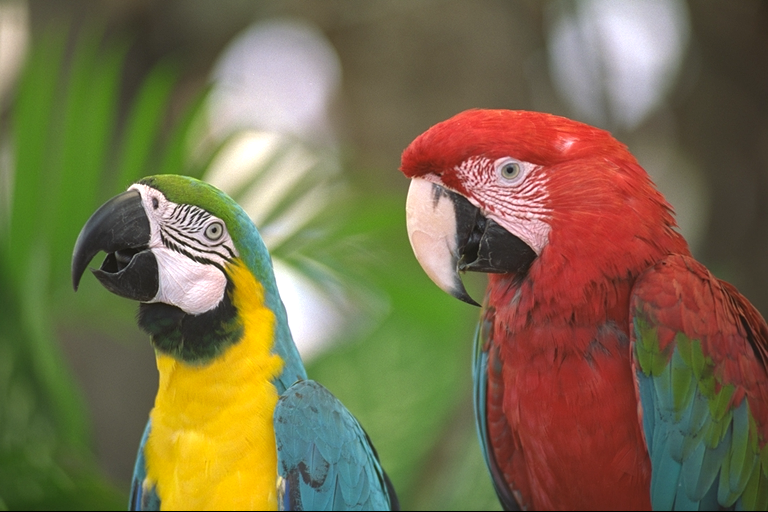
#> input picture TSKS24-Signals-and-Images/Lab4/image1.png, 768 x 512 px
$ python DemoC.py   (older library calls are emulated)
#> lines starting #> are read from the running program, lines starting #| are printed output that depends on the picture; long printed decimals are rounded
#> further down, im1_bgr is the input picture: shape (512, 768, 3); mean B, G, R 75.8, 109.6, 121.7
### TSKS24-Signals-and-Images/Lab4/jpeglab.py
# JPEG lab module

import numpy as np
import sys
def rgb2ycbcr(r, g=0, b=0):
#> called with g = 0, b = 0
    if r.ndim == 3:
        g = r[:,:,1]
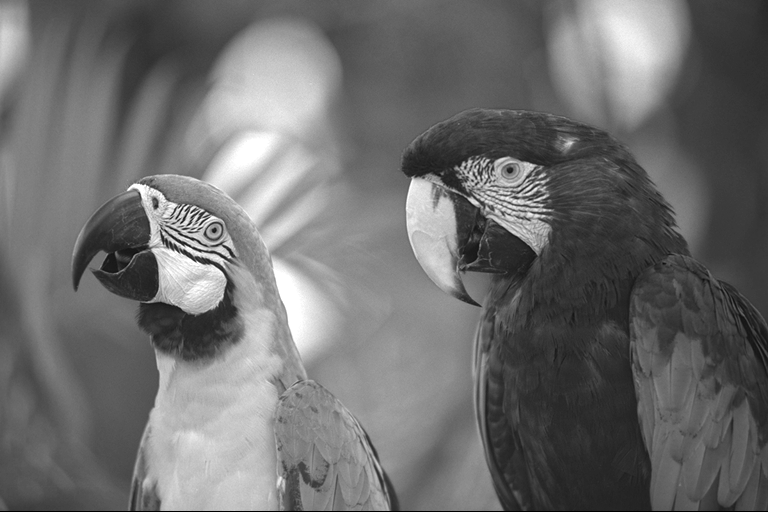
#> g: shape (512, 768); min 0, max 255, mean 109.6
        b = r[:,:,2]
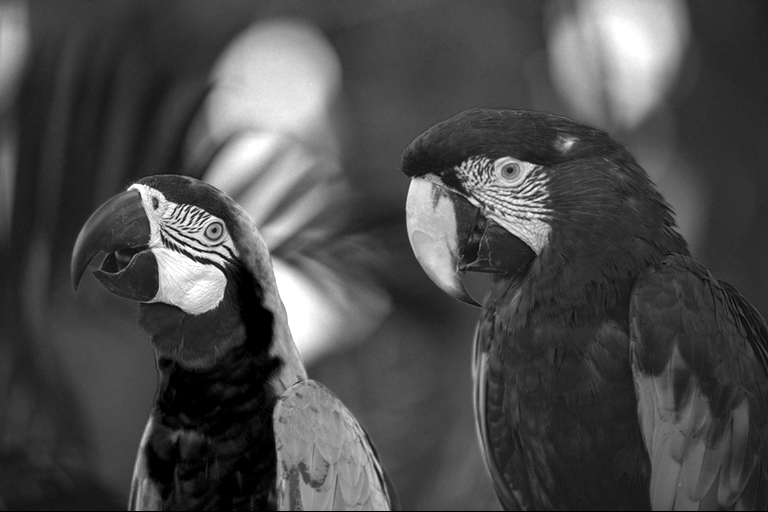
#> b: shape (512, 768); min 0, max 255, mean 75.8
        r = r[:,:,0]
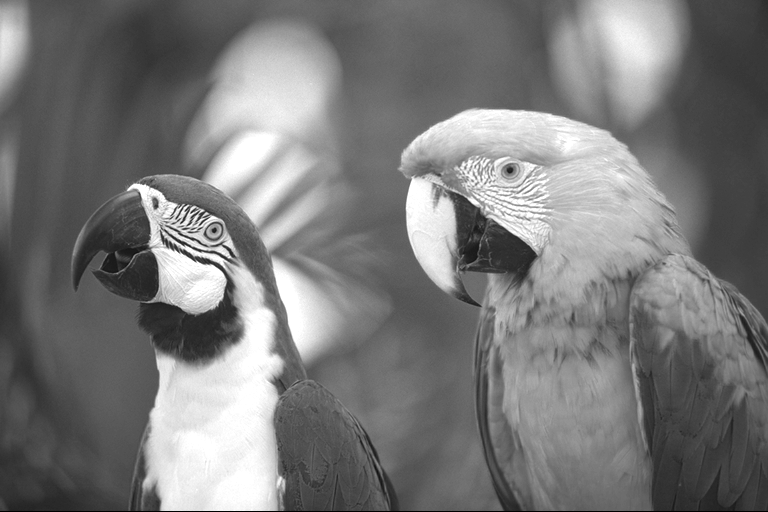
#> r: shape (512, 768); min 0, max 255, mean 121.7
    y = 16. + (65.481*r + 128.553*g + 24.966*b)/255.
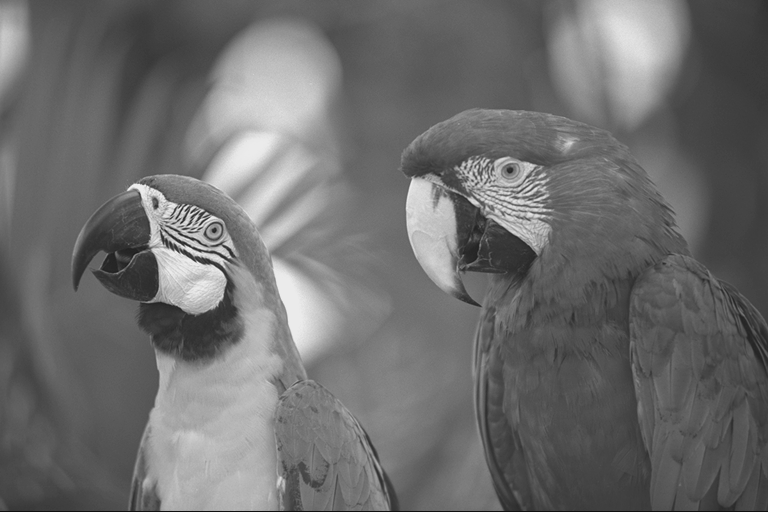
#> y: shape (512, 768) float64; min 16, max 235, mean 109.9
    cb = 128. + (-37.797*r - 74.203*g + 112.*b)/255.
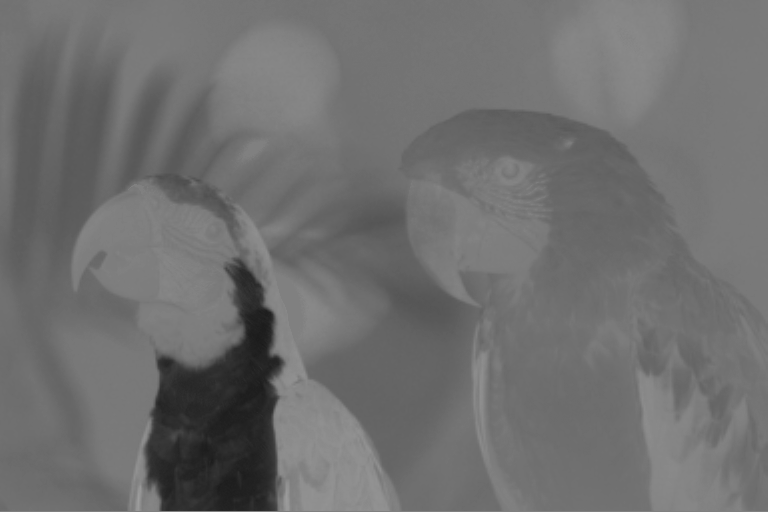
#> cb: shape (512, 768) float64; min 25.89, max 157.8, mean 111.4
    cr = 128. + (112.*r - 93.786*g - 18.214*b)/255.
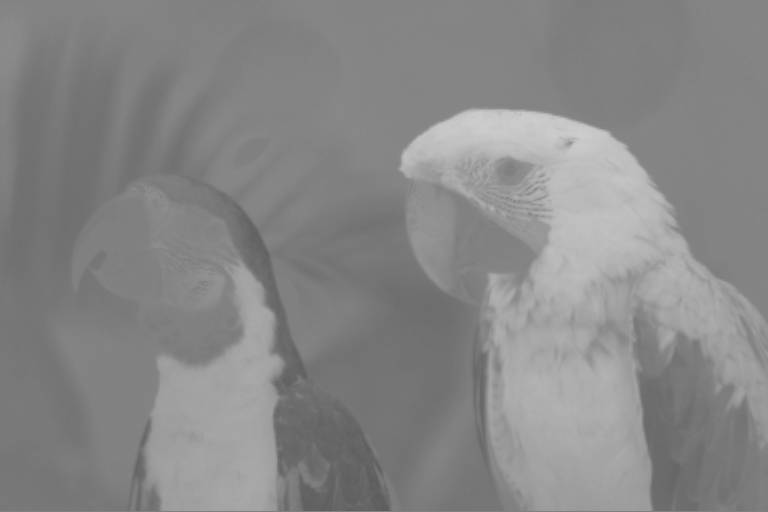
#> cr: shape (512, 768) float64; min 92.59, max 205.6, mean 135.7
    return (y, cb, cr)

# [198 lines left out: functions ycbcr2rgb, im2col_distinct, col2im_distinct, dct2basemx, bdct, ibdct and 6 more, not called in this run]

### TSKS24-Signals-and-Images/Lab4/DemoC.py
from preamble import *

im1_bgr = cv2.imread('image1.png')
im1 = cv2.cvtColor(im1_bgr, cv2.COLOR_BGR2RGB)
y,cb,cr = jl.rgb2ycbcr(im1)

y2 = 16*np.floor_divide(y, 16)

y3 = np.floor(ndimage.interpolation.zoom(y, 0.5, order=3))
y4 = ndimage.interpolation.zoom(y3, 2., order=3)

plt.figure(1), plt.imshow(y, 'gray', clim=(0, 255))
plt.figure(2), plt.imshow(y2, 'gray', clim=(0, 255))
plt.figure(3), plt.imshow(y4, 'gray', clim=(0, 255))

mse2 =  np.mean((y-y4)**2)
#> mse2 = 19.91
psnr2 = 10*np.log10(255**2/mse2)
#> psnr2 = 35.14

print(psnr2)
#| 35.141

plt.figure(5), plt.imshow(np.abs(y-y4), 'gray', clim=(0, 255))

plt.show()
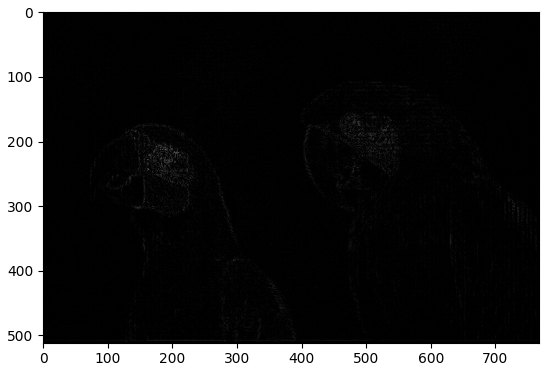
#> figure drawn by matplotlib, 1 panel

$ run again, with TSKS24-Signals-and-Images/Lab4/image3.png copied over TSKS24-Signals-and-Images/Lab4/image1.png
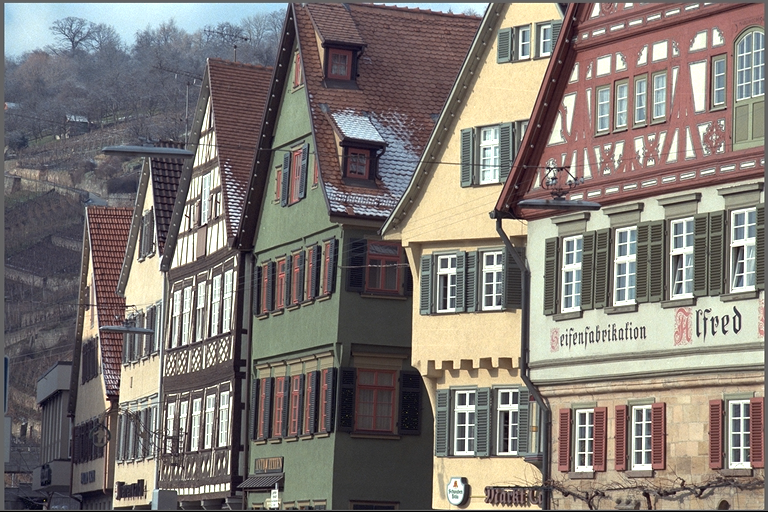
#> input picture TSKS24-Signals-and-Images/Lab4/image3.png, 768 x 512 px
#> im1_bgr is the input picture: shape (512, 768, 3); mean B, G, R 116, 121.1, 128
#> `y4 = ndimage.interpolation.zoom(y3, 2., order=3)`:
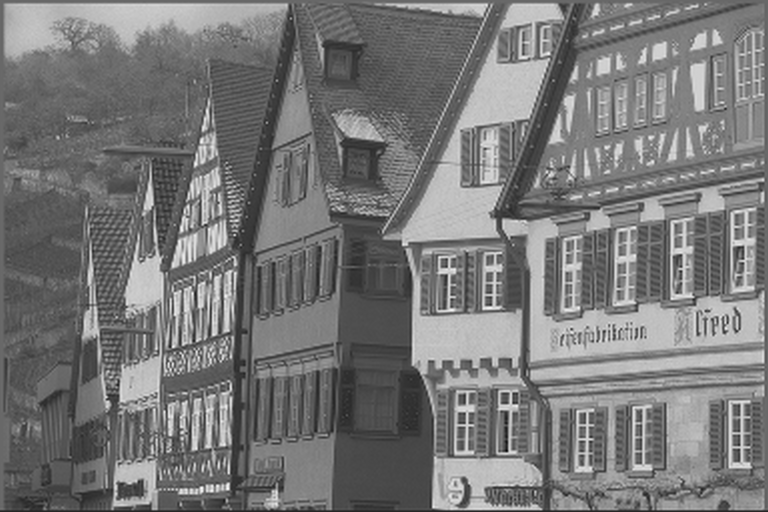
#> y4: shape (512, 768) float64; min -33.51, max 293.3, mean 120.6; drawn with min black and max white
#> mse2 = 278.5
#> psnr2 = 23.68
#| 23.683
#> `plt.show()`:
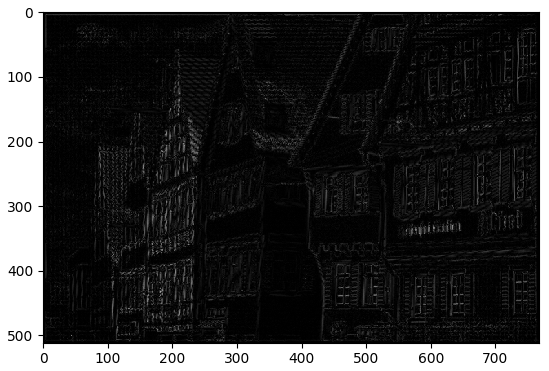
#> figure drawn by matplotlib, 1 panel

$ run again, with TSKS24-Signals-and-Images/Lab4/image4.png copied over TSKS24-Signals-and-Images/Lab4/image1.png
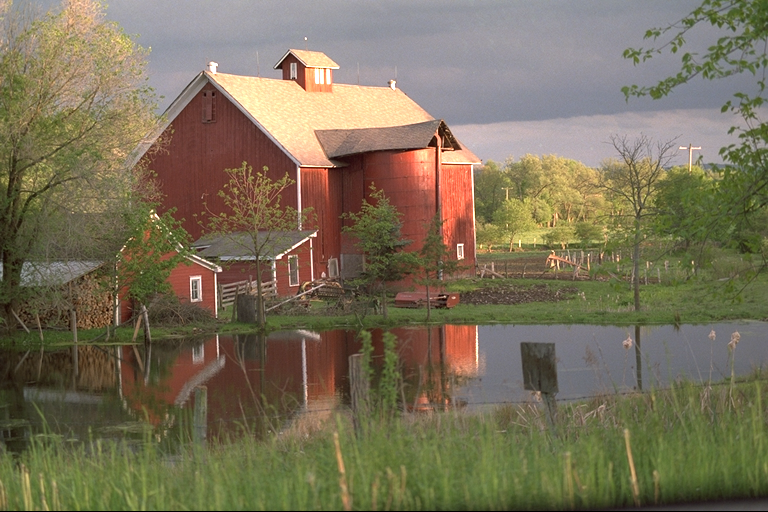
#> input picture TSKS24-Signals-and-Images/Lab4/image4.png, 768 x 512 px
#> im1_bgr is the input picture: shape (512, 768, 3); mean B, G, R 88.7, 112.4, 121.8
#> mse2 = 53.9
#> psnr2 = 30.82
#| 30.815
#> `plt.show()`:
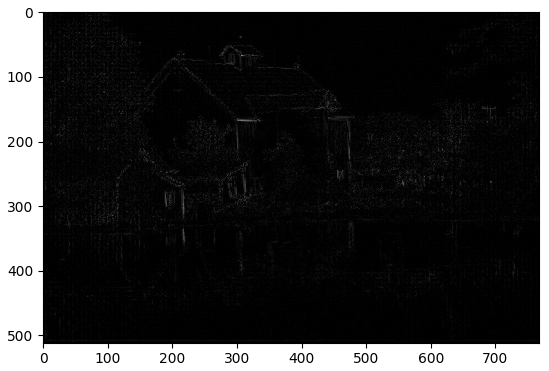
#> figure drawn by matplotlib, 1 panel
